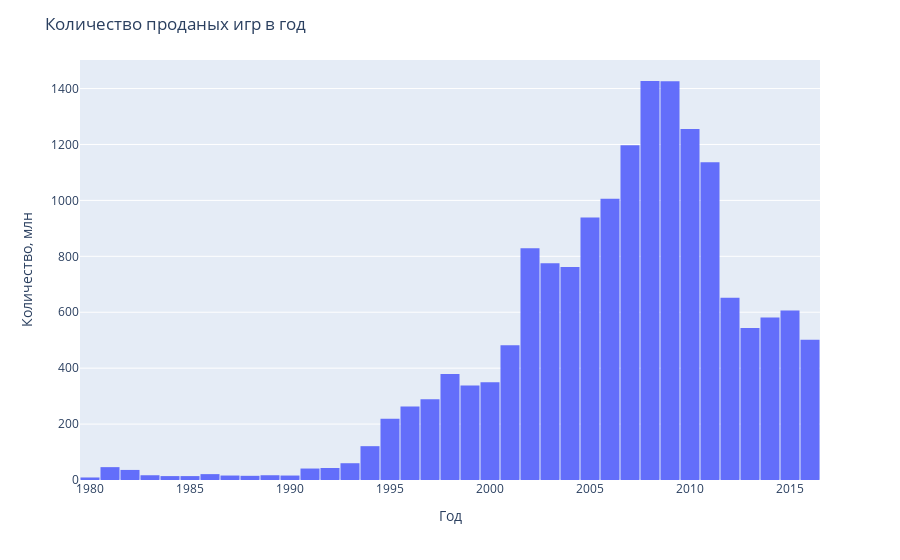

This figure's notebook cell:
### Markdown cell above
### Проверим сколько игр выпускалось в разные годы. И насколько важны данные за все периоды?

### Code cell
fig = px.histogram(data, x="year_of_release")
fig.update_layout(bargap=0.05, 
                  title_text='Количество проданых игр в год',
                  xaxis_title_text='Год',
                  yaxis_title_text='Количество, млн')
fig.show()

### Figure 1 — Plotly figure (JSON) as saved in the notebook; plotly's stock layout.template omitted (floating-point values rounded to 4 significant figures; data arrays with more than 128 entries replaced by an {"elided": "..."} marker saying what was removed)
{"data": [{"alignmentgroup": "True", "bingroup": "x", "hovertemplate": "year_of_release=%{x}<br>count=%{y}<extra></extra>", "legendgroup": "", "marker": {"color": "#636efa", "pattern": {"shape": ""}}, "name": "", "offsetgroup": "", "orientation": "v", "showlegend": false, "type": "histogram", "x": {"elided": "16443 int values"}, "xaxis": "x", "yaxis": "y"}], "layout": {"bargap": 0.05, "barmode": "relative", "legend": {"tracegroupgap": 0}, "margin": {"t": 60}, "title": {"text": "Количество проданых игр в год"}, "xaxis": {"anchor": "y", "domain": [0, 1], "title": {"text": "Год"}}, "yaxis": {"anchor": "x", "domain": [0, 1], "title": {"text": "Количество, млн"}}}}
